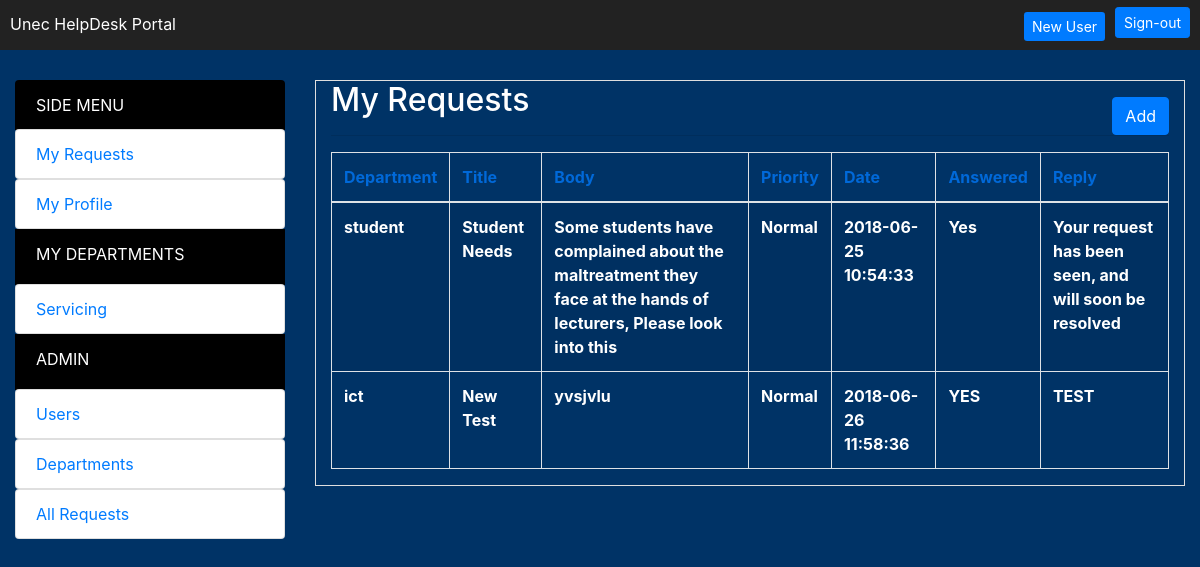
Screenshot of /myRequest.php (signed in) with the database file from the repository.
### tables this page shows
CREATE TABLE `request_table` (
  `request_id` int(100) NOT NULL,
  `request_department` varchar(10) DEFAULT 'student',
  `request_title` varchar(100) DEFAULT NULL,
  `request_body` varchar(1000) DEFAULT NULL,
  `request_priority` varchar(50) DEFAULT 'Normal',
  `request_date` timestamp NULL DEFAULT NULL,
  `request_answered` varchar(10) DEFAULT 'No',
  `user_id` int(100) NOT NULL DEFAULT '0',
  `user_name` varchar(100) NOT NULL,
  `reply` varchar(500) NOT NULL DEFAULT 'none'
);

### myRequest.php (the view, shortened to what this page needs)
<?php
include('includes/config.php');
$user_id =  $_SESSION["user-id"];
$sql = "SELECT * FROM request_table WHERE user_id= '$user_id'";
$query = mysqli_query($conn, $sql);
?>
<!DOCTYPE html>
<html lang="en">
<head>
    <link rel="stylesheet" type="text/css" href="css/bootstrap.min.css">
    <link rel="stylesheet" href="css/styles.css">
    <link rel="stylesheet" href="https://maxcdn.bootstrapcdn.com/bootstrap/4.1.0/css/bootstrap.min.css">
</head>
<body>
<div class="adminContainer">
    <?php
    include 'includes/sideMenu.php';
    ?>
    <div class="content float-right col-md-9">
        <div class="container">
            <h2 class="">My Requests</h2>
            <a href="addRequests.php" class="btn btn-primary float-right" style="margin-top: -30px;">Add</a>
            <hr>
            <div class="responsive">
                <table class="table table-striped table-bordered adminTable ">
                    <thead>
                    <tr>
                        <th scope="col">Department</th>
                        <th scope="col">Title</th>
                        <th scope="col">Body</th>
                        <th scope="col">Priority</th>
                        <th scope="col">Date</th>
                        <th scope="col">Answered</th>
                        <th scope="col">Reply</th>
                    </tr>
                    </thead>
                    <?php
                    if ($query) {
                        while ($row = mysqli_fetch_assoc($query)) {
                            $department = $row['request_department'];
                            $title = $row['request_title'];
                            $body = $row['request_body'];
                            $priority = $row['request_priority'];
                            $date = $row['request_date'];
                            $answered = $row['request_answered'];
                            $reply = $row['reply'];
                            ?>
                            <tr>
                                <th scope="row"><?php
                                    echo $department
                                    ?></th>
                                <th scope="row"><?php
                                    echo $title
                                    ?></th>
                                <th scope="row"><?php
                                    echo $body
                                    ?></th>
                                <th scope="row"><?php
                                    echo $priority
                                    ?></th>
                                <th scope="row"><?php
                                    echo $date
                                    ?></th>
                                <th scope="row"><?php
                                    echo $answered
                                    ?></th>
                                <th scope="row"><?php
                                    echo $reply
                                    ?></th>
                            </tr>
                            <?php
                        }
                    }
                    ?>
                </table>
            </div>
        </div>
    </div>
</div>
</body>
</html>

### css/styles.css (style rules this page uses)
* { margin: 0; padding: 0; }
.adminContainer { width: 100%; height: 100%; }
.content .container { border: 1px solid #DFDFDF; width: 100%; min-height: 100%; }
.adminTable thead tr th { color: #0069D9; }

### myRequest.php (style rules this page uses)
body { color:white; background: #003366; }

### rows the page displays
request_table: request_department "student", request_title "Student Needs", request_body "Some students have complained about the maltreatment they face at the hands of lecturers, Please look into this", request_priority "Normal", request_date "2018-06-25 10:54:33", request_answered "Yes", reply "Your request has been seen, and will soon be resolved"
request_table: request_department "ict", request_title "New Test", request_body "yvsjvlu", request_priority "Normal", request_date "2018-06-26 11:58:36", request_answered "YES", reply "TEST"

### other values shown
$_SESSION['name'] "New User"
